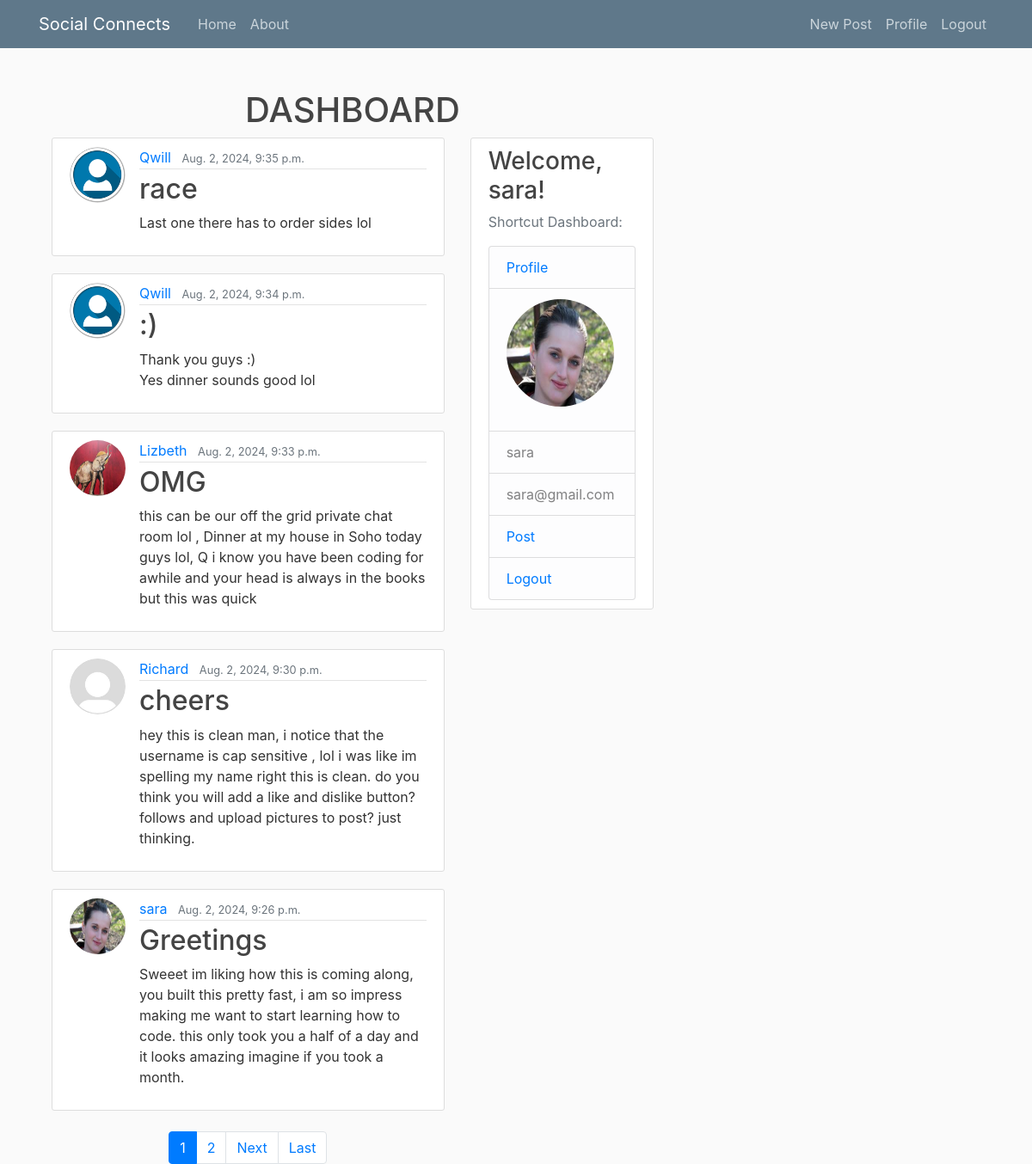
Screenshot of / (signed in) with the database file from the repository.
### blog/models.py (models this page shows, shortened)
class Post(models.Model):
    title = models.CharField(max_length=100)
    content = models.TextField()
    date_posted = models.DateTimeField(default=timezone.now)
    author = models.ForeignKey(User, on_delete=models.CASCADE)

### users/models.py (models this page shows, shortened)
class Profile(models.Model):
    user = models.OneToOneField(User, on_delete=models.CASCADE)
    image = models.ImageField(default='default.jpg', upload_to='profile_pics')

### blog/views.py (the view)
# urls.py: path('', PostListView.as_view(), name="blog-home"),
class PostListView(ListView):
    model = Post
    template_name = 'blog/home.html'
    context_object_name = 'posts'
    ordering = ['-date_posted']
    paginate_by = 5

### blog/templates/blog/home.html (shortened to what this page needs)
{% extends "blog/base.html" %}
{% block content %}
<div class="container mt-4">
    <h1 class="text-center">DASHBOARD</h1>
    <div class="row">
        <div class="col-md-8">
            {% for post in posts %}
            <article class="media content-section">
                <img class="rounded-circle article-img mr-3" src="{{ post.author.profile.image.url }}" />
                <div class="media-body">
                    <div class="article-metadata">
                        <a class="mr-2" href="{% url 'user-posts' post.author.username %}">{{ post.author }}</a>
                        <small class="text-muted">{{ post.date_posted }}</small>
                    </div>
                    <h2><a class="article-title" href="{% url 'post-detail' post.id %}">{{ post.title }}</a></h2>
                    <p class="article-content">{{ post.content }}</p>
                </div>
            </article>
            {% endfor %}
            {% if is_paginated %}
            <nav aria-label="Page navigation" class="mt-4">
                <ul class="pagination justify-content-center">
                    {% for num in page_obj.paginator.page_range %}
                    {% if page_obj.number == num %}
                    <li class="page-item active">
                        <a class="page-link" href="?page={{ num }}">{{ num }}</a>
                    </li>
                    {% elif num > page_obj.number|add:'-3' and num < page_obj.number|add:'3' %}
                    <li class="page-item">
                        <a class="page-link" href="?page={{ num }}">{{ num }}</a>
                    </li>
                    {% endif %}
                    {% endfor %}
                    {% if page_obj.has_next %}
                    <li class="page-item">
                        <a class="page-link" href="?page={{ page_obj.next_page_number }}">Next</a>
                    </li>
                    <li class="page-item">
                        <a class="page-link" href="?page={{ page_obj.paginator.num_pages }}">Last</a>
                    </li>
                    {% endif %}
                </ul>
            </nav>
            {% endif %}
        </div>
        <div class="col-md-4">
            <div class="content-section">
                <h3>Welcome, {{ user.username }}!</h3>
                <p class="text-muted">Shortcut Dashboard:</p>
                <ul class="list-group">
                    <li class="list-group-item list-group-item-light"><a href="{% url 'profile' %}">Profile</a></li>
                    <li class="list-group-item list-group-item-light"><img class="rounded-circle account-img" src="{{ user.profile.image.url }}"></li>
                    <li class="list-group-item list-group-item-light">{{ user.username }}</li>
                    <li class="list-group-item list-group-item-light">{{ user.email }}</li>
                    <li class="list-group-item list-group-item-light"><a href="{% url 'post-create' %}">Post</a></li>
                    <li class="list-group-item list-group-item-light"><a href="{% url 'logout' %}">Logout</a></li>
                </ul>
            </div>
        </div>
    </div>
</div>
{% endblock %}

### blog/static/blog/main.css (style rules this page uses)
body { background: #fafafa; color: #333333; margin-top: 5rem; }
h1, h2, h3, h4, h5, h6 { color: #444444; }
ul { margin: 0; }
.content-section { background: #ffffff; padding: 10px 20px; border: 1px solid #dddddd; border-radius: 3px; margin-bottom: 20px; }
.article-title { color: #444444; }
.article-content { white-space: pre-line; }
.article-img { height: 65px; width: 65px; margin-right: 16px; }
.article-metadata { padding-bottom: 1px; margin-bottom: 4px; border-bottom: 1px solid #e3e3e3 }
.account-img { height: 125px; width: 125px; margin-right: 20px; margin-bottom: 16px; }

### rows the page displays
Post: author.profile.image (picture), author "Qwill", date_posted "Aug. 2, 2024, 9:35 p.m.", title "race", content "Last one there has to order sides lol"
Post: author.profile.image (picture), author "Qwill", date_posted "Aug. 2, 2024, 9:34 p.m.", title ":)", content "Thank you guys :) Yes dinner sounds good lol"
Post: author.profile.image (picture), author "Lizbeth", date_posted "Aug. 2, 2024, 9:33 p.m.", title "OMG", content "this can be our off the grid private chat room lol , Dinner at my house in Soho today guys lol, Q i know you have been coding for awhile and your head is always in the books but this was quick"
Post: author.profile.image (placeholder picture), author "Richard", date_posted "Aug. 2, 2024, 9:30 p.m.", title "cheers", content "hey this is clean man, i notice that the username is cap sensitive , lol i was like im spelling my name right this is clean. do you think you will add a like and dislike button? follows and upload pictures to post? just thinking."
Post: author.profile.image (picture), author "sara", date_posted "Aug. 2, 2024, 9:26 p.m.", title "Greetings", content "Sweeet im liking how this is coming along, you built this pretty fast, i am so impress making me want to start learning how to code. this only took you a half of a day and it looks amazing imagine if you took a month."

### other values shown
{{ num }} "1"
{{ num }} "2"
{{ user.username }} "sara"
{{ user.email }} "sara@gmail.com"
